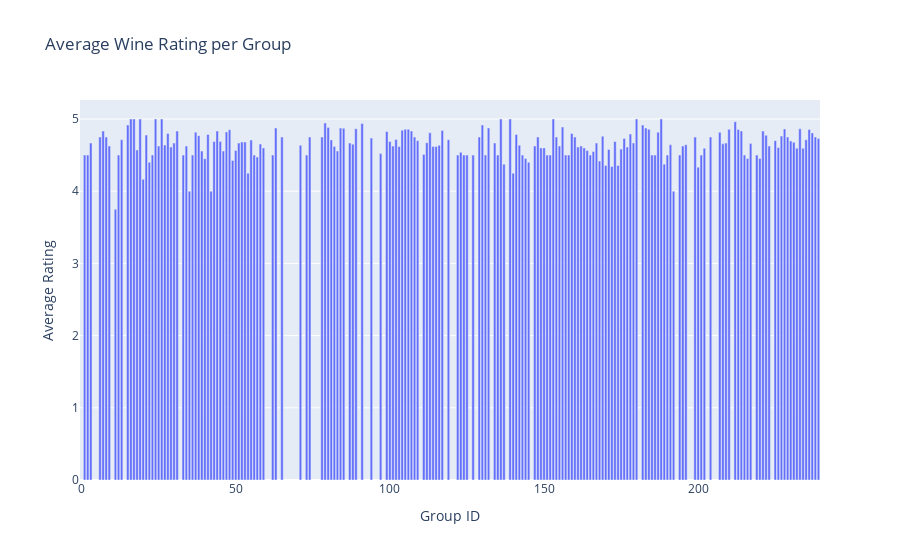

Notebook cell for this chart:
### Code cell
import pandas as pd
from tqdm import tqdm
import plotly.express as px

# Assuming `group_data`, `ratings_data`, and `wine_data` are already defined DataFrames.

# Schritt 1: Leere Liste erstellen, um die durchschnittlichen Bewertungen und die individuellen Bewertungen zu speichern
group_avg_ratings = []  # Liste für durchschnittliche Bewertungen pro Gruppe
individual_ratings = []  # Liste für individuelle Bewertungen jedes Gruppenmitglieds

# Schritt 2: Iteration über alle Gruppen-IDs (0 bis 239) mit Fortschrittsanzeige
for group_id in tqdm(range(240), desc="Processing Group IDs", unit="group"):
    try:
        # Get the top 5 wine recommendations for the current group
        recommended_wines = recommend_group_wines_by_group_id(ratings_df, group_data, group_id, fill_method='average')

        # Überprüfen, ob Empfehlungen zurückgegeben wurden
        if recommended_wines is None:
            print(f"Keine Empfehlungen für Gruppe {group_id}. Überspringen...")
            group_avg_ratings.append((group_id, None))
            continue

        # Convert the WineIDs to a list, if necessary
        wine_id_list = recommended_wines if isinstance(recommended_wines, list) else recommended_wines.tolist()

        # Schritt 3: Holen Sie die Bewertungen der Gruppenmitglieder für die empfohlenen Weine
        group_ratings_df = get_wines_rated_by_group(
            group_df=group_data,
            group_id=group_id,
            ratings_df=ratings_data,
            wine_id=wine_id_list
        )

        # Schritt 4: Durchschnittliche Bewertung für die zurückgegebenen Weine berechnen
        if not group_ratings_df.empty:
            avg_rating = group_ratings_df['Rating'].mean()
        else:
            avg_rating = None  # Keine Bewertungen gefunden

        # Speichern der individuellen Bewertungen in `individual_ratings`
        for _, row in group_ratings_df.iterrows():
            individual_ratings.append({
                'GroupID': group_id,
                'UserID': row['UserID'],
                'WineID': row['WineID'],
                'Rating': row['Rating']
            })

    except ValueError as e:
        # Fehler abfangen und None als Durchschnittswert speichern
        print(f"Fehler bei Gruppe {group_id}: {e}")
        avg_rating = None

    # Schritt 5: Ergebnis als Tupel (GroupID, AverageRating) speichern
    group_avg_ratings.append((group_id, avg_rating))

# Schritt 6: Ausgabe der durchschnittlichen Bewertungen für jede Gruppe als DataFrame
group_avg_ratings_df = pd.DataFrame(group_avg_ratings, columns=["GroupID", "AverageRating"])

# Schritt 7: Ausgabe der individuellen Bewertungen als DataFrame
individual_ratings_df = pd.DataFrame(individual_ratings, columns=["GroupID", "UserID", "WineID", "Rating"])

# Schritt 8: Erstellen eines interaktiven Balkendiagramms der Durchschnittsbewertungen pro Gruppe
fig = px.bar(group_avg_ratings_df, x='GroupID', y='AverageRating',
             labels={'GroupID': 'Group ID', 'AverageRating': 'Average Rating'},
             title='Average Wine Rating per Group')

# Interaktives Diagramm anzeigen
fig.show()

### Figure 1 — Plotly figure (JSON) as saved in the notebook; plotly's stock layout.template omitted (floating-point values rounded to 4 significant figures; data arrays with more than 128 entries replaced by an {"elided": "..."} marker saying what was removed)
{"data": [{"alignmentgroup": "True", "hovertemplate": "Group ID=%{x}<br>Average Rating=%{y}<extra></extra>", "legendgroup": "", "marker": {"color": "#636efa", "pattern": {"shape": ""}}, "name": "", "offsetgroup": "", "orientation": "v", "showlegend": false, "textposition": "auto", "type": "bar", "x": {"elided": "240 int values"}, "xaxis": "x", "y": {"elided": "240 float values"}, "yaxis": "y"}], "layout": {"barmode": "relative", "legend": {"tracegroupgap": 0}, "title": {"text": "Average Wine Rating per Group"}, "xaxis": {"anchor": "y", "domain": [0, 1], "title": {"text": "Group ID"}}, "yaxis": {"anchor": "x", "domain": [0, 1], "title": {"text": "Average Rating"}}}}
